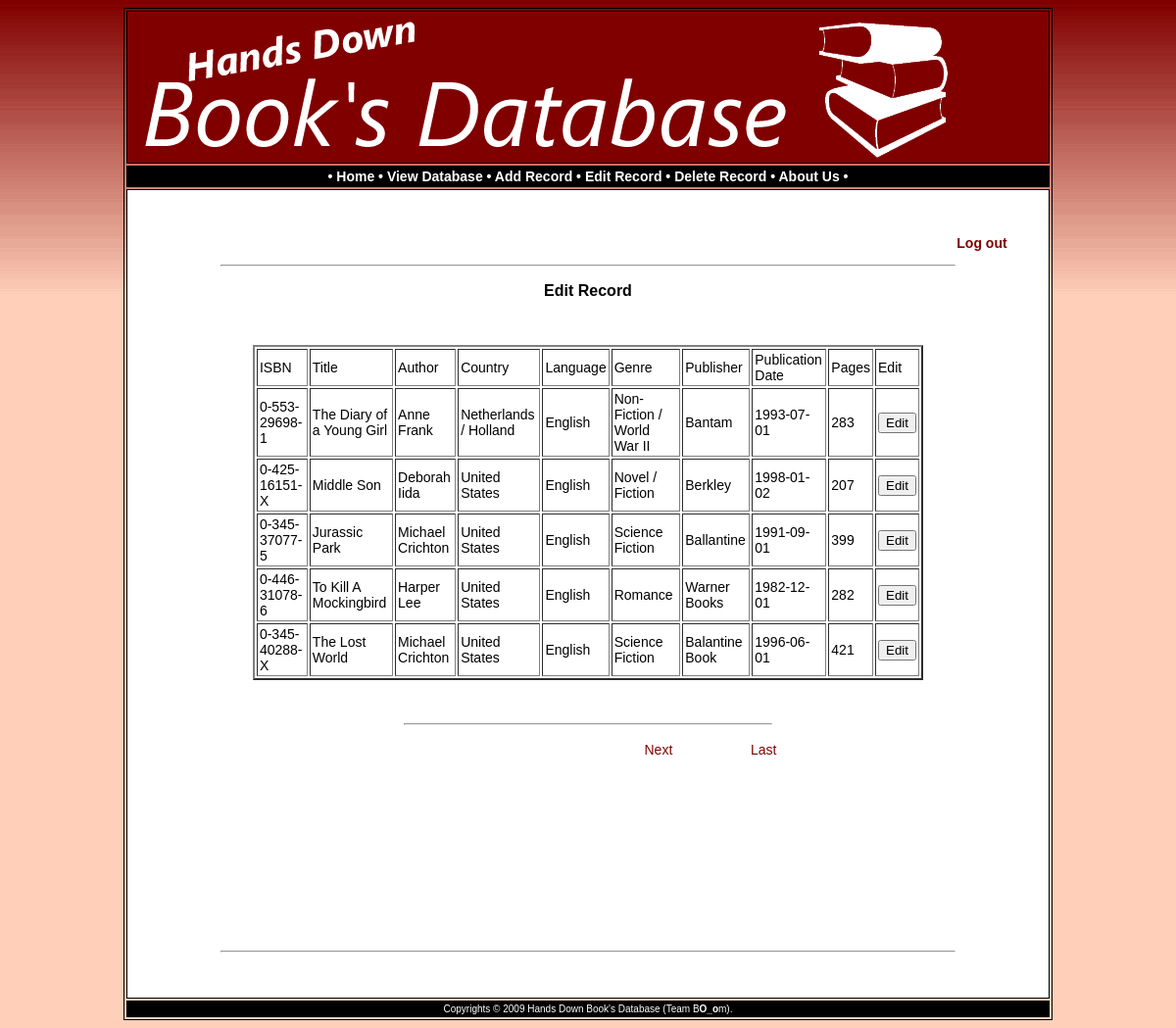
The app's page /hdbdb/editrecord.php (signed in) with its own data.
### tables this page shows
CREATE TABLE IF NOT EXISTS `book_information` (
  `ISBN` varchar(50) NOT NULL,
  `Title` varchar(50) NOT NULL,
  `Author` varchar(50) NOT NULL,
  `Country` varchar(50) NOT NULL,
  `Language` varchar(50) NOT NULL,
  `Genre` varchar(50) NOT NULL,
  `Publisher` varchar(50) NOT NULL,
  `Publication_Date` varchar(100) NOT NULL,
  `Pages` varchar(50) NOT NULL,
  UNIQUE KEY `ISBN` (`ISBN`)
);

### hdbdb/editrecord.php (the view, shortened to what this page needs)
<?php require_once('Connections/Connection.php'); ?>
<?php
$logoutAction = $_SERVER['PHP_SELF']."?doLogout=true";
?>
<?php
$currentPage = $_SERVER["PHP_SELF"];
$maxRows_Recordset1 = 5;
$pageNum_Recordset1 = 0;
$startRow_Recordset1 = $pageNum_Recordset1 * $maxRows_Recordset1;
$query_Recordset1 = "SELECT * FROM book_information";
$query_limit_Recordset1 = sprintf("%s LIMIT %d, %d", $query_Recordset1, $startRow_Recordset1, $maxRows_Recordset1);
$Recordset1 = mysql_query($query_limit_Recordset1, $Connection) or die(mysql_error());
$row_Recordset1 = mysql_fetch_assoc($Recordset1);
if (isset($_GET['totalRows_Recordset1'])) {
  $totalRows_Recordset1 = $_GET['totalRows_Recordset1'];
} else {
  $all_Recordset1 = mysql_query($query_Recordset1);
  $totalRows_Recordset1 = mysql_num_rows($all_Recordset1);
}
$totalPages_Recordset1 = ceil($totalRows_Recordset1/$maxRows_Recordset1)-1;
$queryString_Recordset1 = "";
$queryString_Recordset1 = sprintf("&totalRows_Recordset1=%d%s", $totalRows_Recordset1, $queryString_Recordset1);
?><!DOCTYPE html PUBLIC "-//W3C//DTD XHTML 1.0 Transitional//EN" "http://www.w3.org/TR/xhtml1/DTD/xhtml1-transitional.dtd">
<html xmlns="http://www.w3.org/1999/xhtml">
<head>
</head>
<body>
<table width="80%" border="1" align="center" cellpadding="2" bordercolor="#000000">
  <tr>
    <td bgcolor="#800000"><img src="images/head.gif" width="900" height="150" /></td>
  </tr>
  <tr>
    <td bgcolor="#000000" class="linksbar"><div align="center" class="style2">&bull; <a href="home.php">Home</a> &bull; <a href="viewdatabase.php">View Database</a> &bull; <a href="addrecord.php">Add Record</a> &bull; <a href="editrecord.php">Edit Record</a> &bull; <a href="deleterecord.php">Delete Record</a> &bull; <a href="aboutus.php">About Us</a> &bull;</div>     </td>
  </tr>
  <tr>
    <td bgcolor="#FFFFFF"><div align="center">
      <p>&nbsp;</p>
      <blockquote>
        <p align="right">&nbsp;<a href="<?php echo $logoutAction ?>" class="style7">Log out</a></p>
      </blockquote>
      <hr align="center" width="80%" />
      <p align="center" class="style6">Edit Record </p>
      <p>&nbsp;</p>
      <blockquote>
        <table width="80%" border="2" align="center" cellpadding="2" cellspacing="2">
          <tr>
            <td>ISBN</td>
            <td>Title</td>
            <td>Author</td>
            <td>Country</td>
            <td>Language</td>
            <td>Genre</td>
            <td>Publisher</td>
            <td>Publication Date</td>
            <td>Pages</td>
			<td>Edit</td>
          </tr>
          <?php do { ?>
            <tr>
              <td><?php echo $row_Recordset1['ISBN']; ?></td>
              <td><?php echo $row_Recordset1['Title']; ?></td>
              <td><?php echo $row_Recordset1['Author']; ?></td>
              <td><?php echo $row_Recordset1['Country']; ?></td>
              <td><?php echo $row_Recordset1['Language']; ?></td>
              <td><?php echo $row_Recordset1['Genre']; ?></td>
              <td><?php echo $row_Recordset1['Publisher']; ?></td>
              <td><?php echo $row_Recordset1['Publication_Date']; ?></td>
              <td><?php echo $row_Recordset1['Pages']; ?></td>
			  <td><form id="form1" name="form1" method="post" action="update.php">
			    <label>
			    <input type="submit" name="Submit" value="Edit" />
			    </label>
                                          </form>
			  </td>
            </tr>
            <?php } while ($row_Recordset1 = mysql_fetch_assoc($Recordset1)); ?>
        </table>
          <p>&nbsp;</p>
      </blockquote>
      <hr align="center" width="40%" />
      <p>
      <table border="0" width="50%" align="center">
        <tr>
          <td width="23%" align="center"><?php if ($pageNum_Recordset1 > 0) {  ?>
                <a href="<?php printf("%s?pageNum_Recordset1=%d%s", $currentPage, 0, $queryString_Recordset1); ?>">First</a>
                <?php }  ?>
          </td>
          <td width="31%" align="center"><?php if ($pageNum_Recordset1 > 0) {  ?>
                <a href="<?php printf("%s?pageNum_Recordset1=%d%s", $currentPage, max(0, $pageNum_Recordset1 - 1), $queryString_Recordset1); ?>">Previous</a>
                <?php }  ?>
          </td>
          <td width="23%" align="center"><?php if ($pageNum_Recordset1 < $totalPages_Recordset1) {  ?>
                <a href="<?php printf("%s?pageNum_Recordset1=%d%s", $currentPage, min($totalPages_Recordset1, $pageNum_Recordset1 + 1), $queryString_Recordset1); ?>">Next</a>
                <?php }  ?>
          </td>
          <td width="23%" align="center"><?php if ($pageNum_Recordset1 < $totalPages_Recordset1) {  ?>
                <a href="<?php printf("%s?pageNum_Recordset1=%d%s", $currentPage, $totalPages_Recordset1, $queryString_Recordset1); ?>">Last</a>
                <?php }  ?>
          </td>
        </tr>
      </table>
      </p>
<p>&nbsp;</p>
      <p>&nbsp;</p>
      <p>&nbsp;</p>
      <p>&nbsp;</p>
      <p>&nbsp;</p>
      <p>&nbsp;</p>
      <hr align="center" width="80%" />
      <p>&nbsp;</p>
    </div></td>
  </tr>
  <tr>
    <td bgcolor="#000000"><div align="center" class="style4">Copyrights &copy; 2009 Hands Down Book's Database (Team   B<strong>O_o</strong>m).</div></td>
  </tr>
</table>
</body>
</html>

### hdbdb/editrecord.php (style rules this page uses)
body,td,th { font-family: Verdana, Arial, Helvetica, sans-serif; font-size: 14px; }
a:link { color: #800000; text-decoration: none; }
.style2 { color: #FFFFFF; font-weight: bold; }
.style4 { color: #FFFFFF; font-size: 10px; }
.linksbar a:link { color: #FFFFFF; text-decoration: none; }
.style6 { font-size: 16px; font-weight: bold; }
.style7 { color: #F4F4F4; font-weight: bold; }

### records on screen
book_information: ISBN "0-553-29698-1", Title "The Diary of a Young Girl", Author "Anne Frank", Country "Netherlands / Holland", Language "English", Genre "Non-Fiction / World War II", Publisher "Bantam", Publication_Date "1993-07-01", Pages "283"
book_information: ISBN "0-425-16151-X", Title "Middle Son", Author "Deborah Iida", Country "United States", Language "English", Genre "Novel / Fiction", Publisher "Berkley", Publication_Date "1998-01-02", Pages "207"
book_information: ISBN "0-345-37077-5", Title "Jurassic Park", Author "Michael Crichton", Country "United States", Language "English", Genre "Science Fiction", Publisher "Ballantine", Publication_Date "1991-09-01", Pages "399"
book_information: ISBN "0-446-31078-6", Title "To Kill A Mockingbird", Author "Harper Lee", Country "United States", Language "English", Genre "Romance", Publisher "Warner Books", Publication_Date "1982-12-01", Pages "282"
book_information: ISBN "0-345-40288-X", Title "The Lost World", Author "Michael Crichton", Country "United States", Language "English", Genre "Science Fiction", Publisher "Balantine Book", Publication_Date "1996-06-01", Pages "421"
